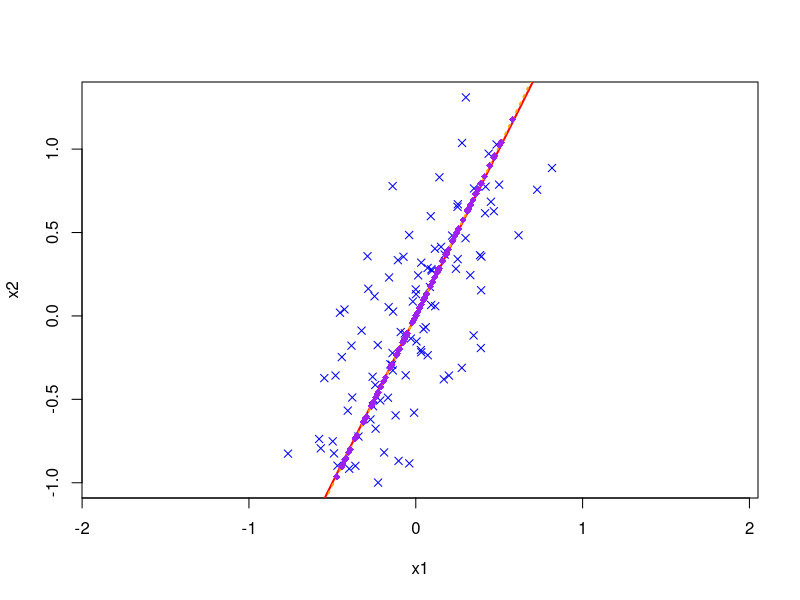
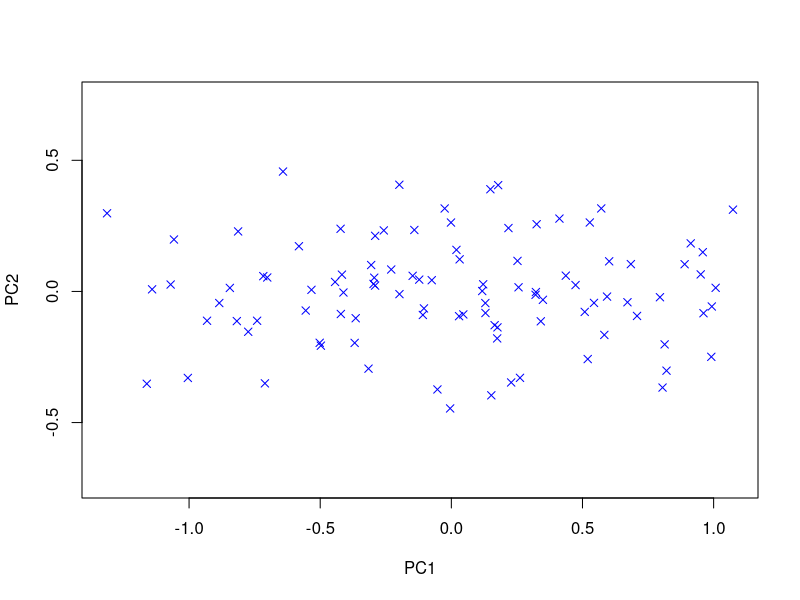

Source code (R) for these figures, in order:
### 主成分分析

### 人工データ(2次元)による例
set.seed(123)
n <- 100 # データ数
(a <- c(1, 2)/sqrt(5)) # 主成分方向(単位ベクトル)の設定
mydata <- data.frame(runif(n,-1,1) %o% a + rnorm(2*n, sd=0.2))
names(mydata) <- paste0("x",1:2) # 観測データ
## aのスカラー倍に正規乱数がのった形となっており
## a方向に本質的な情報が集約されていることがわかる
head(mydata) # データの一部を表示
plot(mydata, asp=1, # 縦横比を1とした散布図
     pch=4, col="blue") # 点(×)と色(青)を指定
abline(0, a[2]/a[1], col="red", lwd=2) # 主成分方向の図示
## 主成分方向の推定
(est <- prcomp(mydata)) 
## 第１主成分方向がaに非常に近い (符号は反対)
abline(0, est$rotation[2,1]/est$rotation[1,1], # 図示
       col="orange", lty="dotted", lwd=2)

## 主成分得点の計算
head(predict(est))      # 主成分得点の一部を表示
pc1 <- predict(est)[,1] # 第１主成分得点の取得
points(pc1 %o% est$rotation[,1], # 元の散布図上で図示
       pch=18, col="purple") 
plot(predict(est), asp=1, # 主成分得点による散布図
     pch=4, col="blue") 
